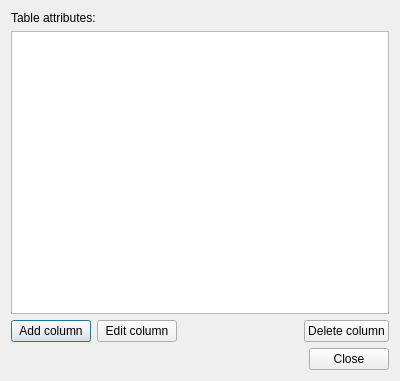
<ui version="4.0" >
 <class>DlgTableProperties</class>
 <widget class="QDialog" name="DlgTableProperties" >
  <property name="geometry" >
   <rect>
    <x>0</x>
    <y>0</y>
    <width>400</width>
    <height>381</height>
   </rect>
  </property>
  <property name="windowTitle" >
   <string>Table properties</string>
  </property>
  <layout class="QVBoxLayout" >
   <item>
    <widget class="QLabel" name="label" >
     <property name="text" >
      <string>Table attributes:</string>
     </property>
    </widget>
   </item>
   <item>
    <widget class="QTreeView" name="viewFields" >
     <property name="rootIsDecorated" >
      <bool>false</bool>
     </property>
    </widget>
   </item>
   <item>
    <layout class="QHBoxLayout" >
     <item>
      <widget class="QPushButton" name="btnAddColumn" >
       <property name="text" >
        <string>Add column</string>
       </property>
      </widget>
     </item>
     <item>
      <widget class="QPushButton" name="btnEditColumn" >
       <property name="text" >
        <string>Edit column</string>
       </property>
      </widget>
     </item>
     <item>
      <spacer>
       <property name="orientation" >
        <enum>Qt::Horizontal</enum>
       </property>
       <property name="sizeHint" >
        <size>
         <width>40</width>
         <height>20</height>
        </size>
       </property>
      </spacer>
     </item>
     <item>
      <widget class="QPushButton" name="btnDeleteColumn" >
       <property name="text" >
        <string>Delete column</string>
       </property>
      </widget>
     </item>
    </layout>
   </item>
   <item>
    <widget class="QDialogButtonBox" name="buttonBox" >
     <property name="orientation" >
      <enum>Qt::Horizontal</enum>
     </property>
     <property name="standardButtons" >
      <set>QDialogButtonBox::Close</set>
     </property>
    </widget>
   </item>
  </layout>
 </widget>
 <tabstops>
  <tabstop>viewFields</tabstop>
  <tabstop>btnAddColumn</tabstop>
  <tabstop>btnEditColumn</tabstop>
  <tabstop>btnDeleteColumn</tabstop>
  <tabstop>buttonBox</tabstop>
 </tabstops>
 <resources/>
 <connections>
  <connection>
   <sender>buttonBox</sender>
   <signal>accepted()</signal>
   <receiver>DlgTableProperties</receiver>
   <slot>accept()</slot>
   <hints>
    <hint type="sourcelabel" >
     <x>248</x>
     <y>254</y>
    </hint>
    <hint type="destinationlabel" >
     <x>157</x>
     <y>274</y>
    </hint>
   </hints>
  </connection>
  <connection>
   <sender>buttonBox</sender>
   <signal>rejected()</signal>
   <receiver>DlgTableProperties</receiver>
   <slot>reject()</slot>
   <hints>
    <hint type="sourcelabel" >
     <x>316</x>
     <y>260</y>
    </hint>
    <hint type="destinationlabel" >
     <x>286</x>
     <y>274</y>
    </hint>
   </hints>
  </connection>
 </connections>
</ui>
